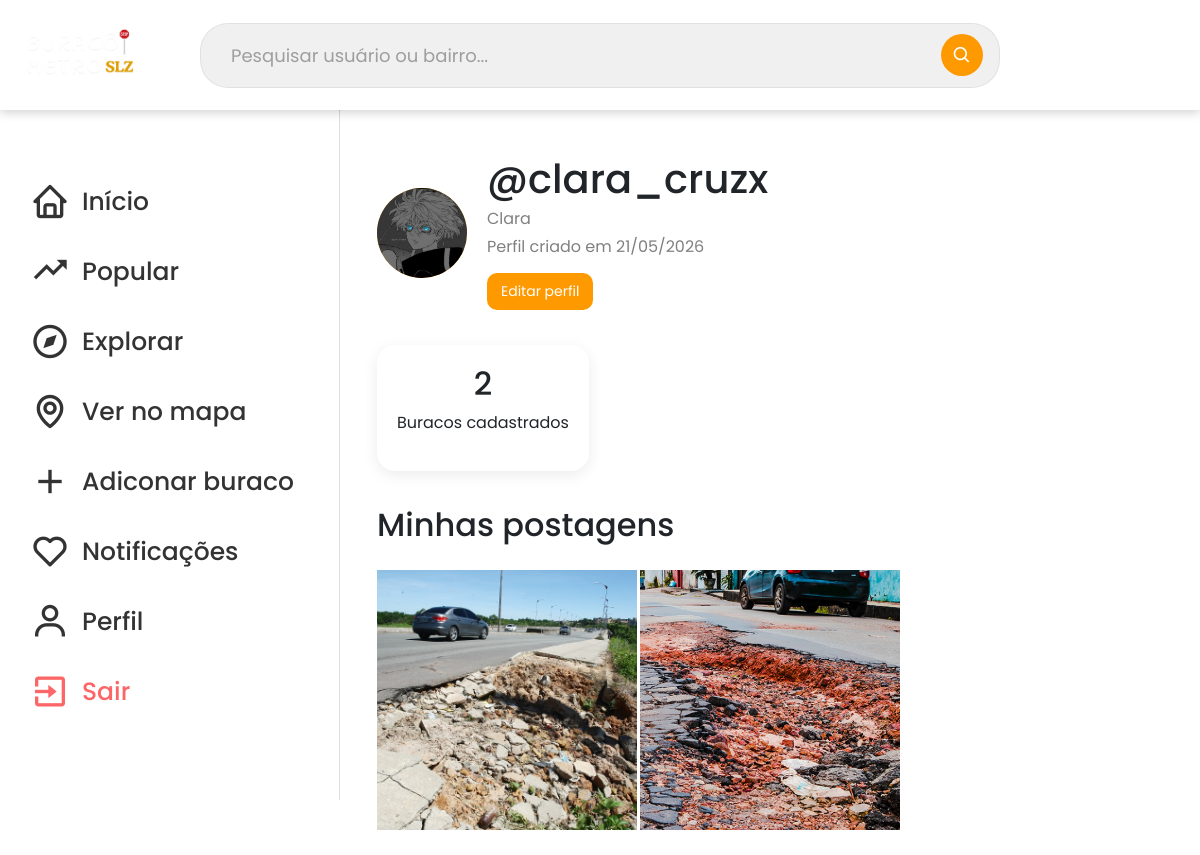
Screenshot of /perfil/ (signed in) with the database file from the repository.
### usuarios/models.py (models this page shows, shortened)
class CustomUser(AbstractUser):
    date_of_birth = models.DateField(null=True, blank=True)
    name = models.CharField(max_length=255, null=True, blank=True)
    foto = models.ImageField(upload_to='perfis/', null=True, blank=True)
    objects = UserManager()

### buracos/models.py (models this page shows, shortened)
class Buraco(models.Model):
    titulo = models.CharField(max_length=255)
    descricao = models.TextField()
    local = models.CharField(max_length=255)
    endereco = models.CharField(max_length=255)
    url_imagem = models.URLField()
    tamanho = models.SmallIntegerField(default=1)
    data_atual = models.DateTimeField(auto_now_add=True)
    created_at = models.DateTimeField(auto_now_add=True)  # Data e hora de criação (preenchido automaticamente)
    updated_at = models.DateTimeField(auto_now=True)  # Data e hora de última atualização (atualizado automaticamente)
    usuario = models.ForeignKey(settings.AUTH_USER_MODEL, on_delete=models.CASCADE, null=True, blank=True)

### usuarios/views.py (the view)
# urls.py: path('perfil/', perfilView, name='perfilView'),
@login_required
def perfilView(request):
    usuario = request.user
    buracos = Buraco.objects.filter(usuario=usuario).order_by('-created_at')
    return render(request, 'usuarios/perfil.html', {
        'usuario': usuario,
        'buracos': buracos,
    })
    return render(request, 'usuarios/perfil.html', variaveis)

### usuarios/templates/usuarios/perfil.html (shortened to what this page needs)
{% extends 'principal/principal.html' %}
{% load static %}
{% block content %}
<div class="perfil-container">
    <div class="perfil-header">
        <div class="perfil-avatar">
            {% if usuario.foto %}
                <img src="{{ usuario.foto.url }}" alt="Foto de perfil">
            {% else %}
                {{ usuario.username|slice:":1"|upper }}
            {% endif %}
        </div>
        <div>
            <h1>@{{ usuario.username }}</h1>
            <p>{{ usuario.name }}</p>
            <p>
                Perfil criado em {{ usuario.date_joined|date:"d/m/Y" }}
            </p>
            <a href="{% url 'editarPerfilView' %}" class="btn-editar-perfil">
                Editar perfil
            </a>
        </div>
    </div>
    <div class="perfil-stats">
        <div class="stat-card">
            <h2>{{ buracos.count }}</h2>
            <p>Buracos cadastrados</p>
        </div>
    </div>
    <h2 class="titulo-postagens">
        Minhas postagens
    </h2>
<div class="explorar-grid perfil-grid">
    {% for buraco in buracos %}
        <a href="{% url 'detalheBuracoView' buraco.id %}" class="explorar-item" data-index="{{ forloop.counter0 }}">
            {% if buraco.imagem %}
                <img src="{{ buraco.imagem.url }}" alt="{{ buraco.titulo }}">
            {% elif buraco.url_imagem %}
                <img src="{% static 'image-users/' %}{{ buraco.url_imagem }}" alt="{{ buraco.titulo }}">
            {% endif %}
        </a>
    {% empty %}
        <p class="empty-feed">Você ainda não cadastrou nenhum buraco.</p>
    {% endfor %}
</div>
</div>
{% endblock %}

### paginas/static/paginas/css/principal.css (style rules this page uses)
* { font-family: "Poppins", sans-serif; margin:0; padding: 0; box-sizing: border-box; }
:root { --espacamanto-conteudo: 50px; --body-color:#ffffff; --sidebar-color: #ffffff; --primary-color: #ff9900; --primary-color-light: #f6f5ff; --togle-color:#DDDD; --text-color: #707070; --tran-03: all 0.2s ease; --tran-03: all 0.3s ease; --tran-04: all 0.4s ease; --tran-05: all 0.5s ease; }
body { height: 100vh; background-color: var(--body-color); }
.perfil-container { max-width: 850px; margin: 0 auto; padding: 25px; }
.perfil-header { display: flex; align-items: center; gap: 20px; margin-bottom: 35px; }
.perfil-avatar { width: 90px; height: 90px; border-radius: 50%; background-color: orange; color: white; display: flex; align-items: center; justify-content: center; font-size: 38px; font-weight: bold; }
.perfil-header h1 { margin: 0; }
.perfil-header p { color: gray; margin: 4px 0; }
.perfil-stats { display: flex; gap: 20px; margin-bottom: 35px; }
.stat-card { background-color: white; padding: 20px; border-radius: 18px; box-shadow: 0 4px 15px rgba(0,0,0,0.08); min-width: 200px; text-align: center; }
.titulo-postagens { margin-bottom: 25px; }
.perfil-avatar img, .avatar img { width: 100%; height: 100%; object-fit: cover; border-radius: 50%; }
.btn-editar-perfil { display: inline-block; margin-top: 10px; padding: 8px 14px; border-radius: 10px; background-color: var(--primary-color); color: white; text-decoration: none; font-size: 14px; }
.perfil-grid { margin-top: 25px; }
.perfil-container .explorar-grid { display: grid; grid-template-columns: repeat(3, 1fr); gap: 3px; }
.perfil-container .explorar-item { position: relative; aspect-ratio: 1 / 1; overflow: hidden; background-color: #eee; text-decoration: none; }
.perfil-container .explorar-item img { width: 100%; height: 100%; object-fit: cover; display: block; }

### rows the page displays
CustomUser: foto (picture), username "clara_cruzx", name "Clara", date_joined "21/05/2026"
Buraco: url_imagem (picture)
Buraco: url_imagem (picture)

### other values shown
{{ buracos.count }} "2"
